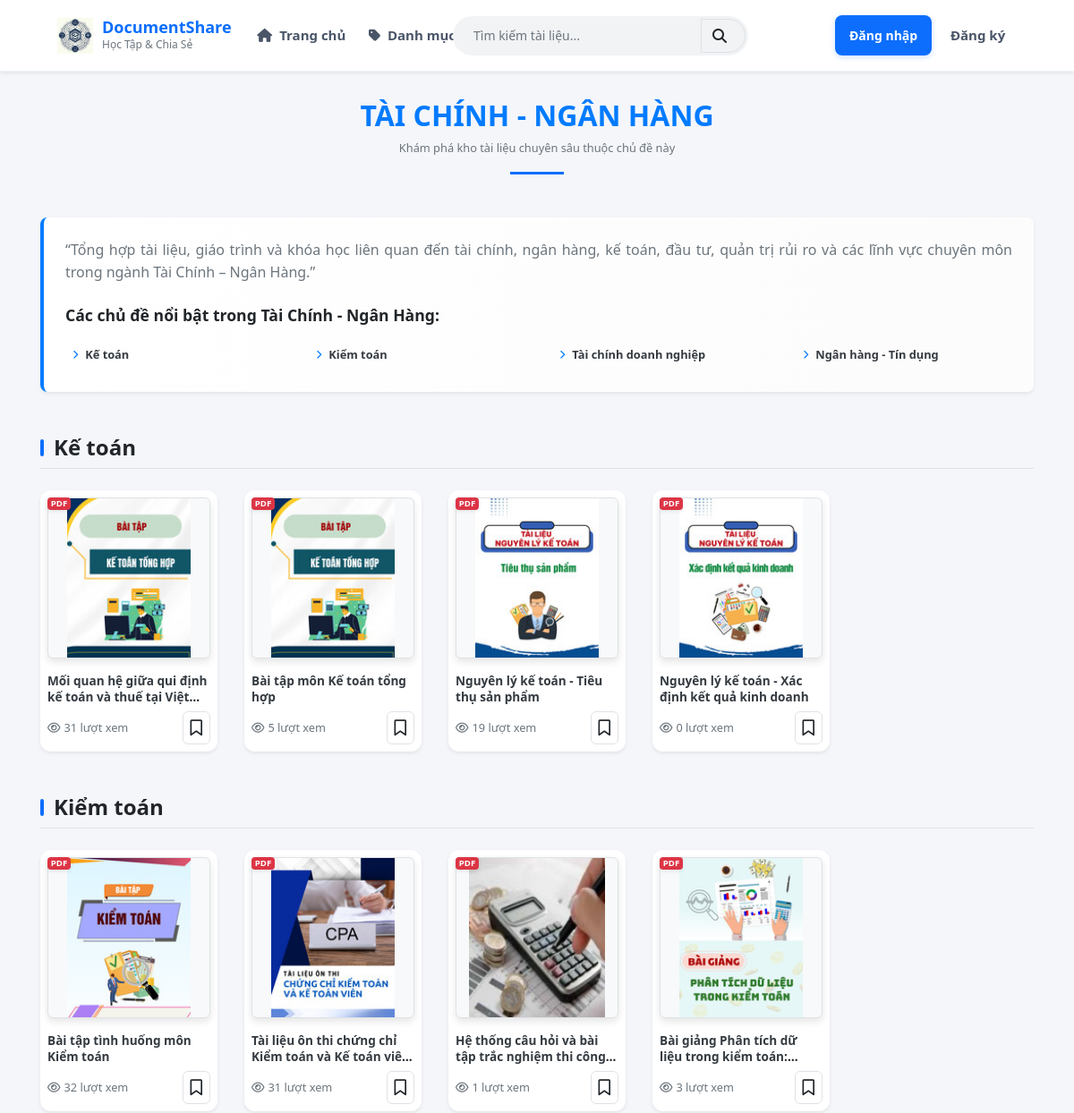
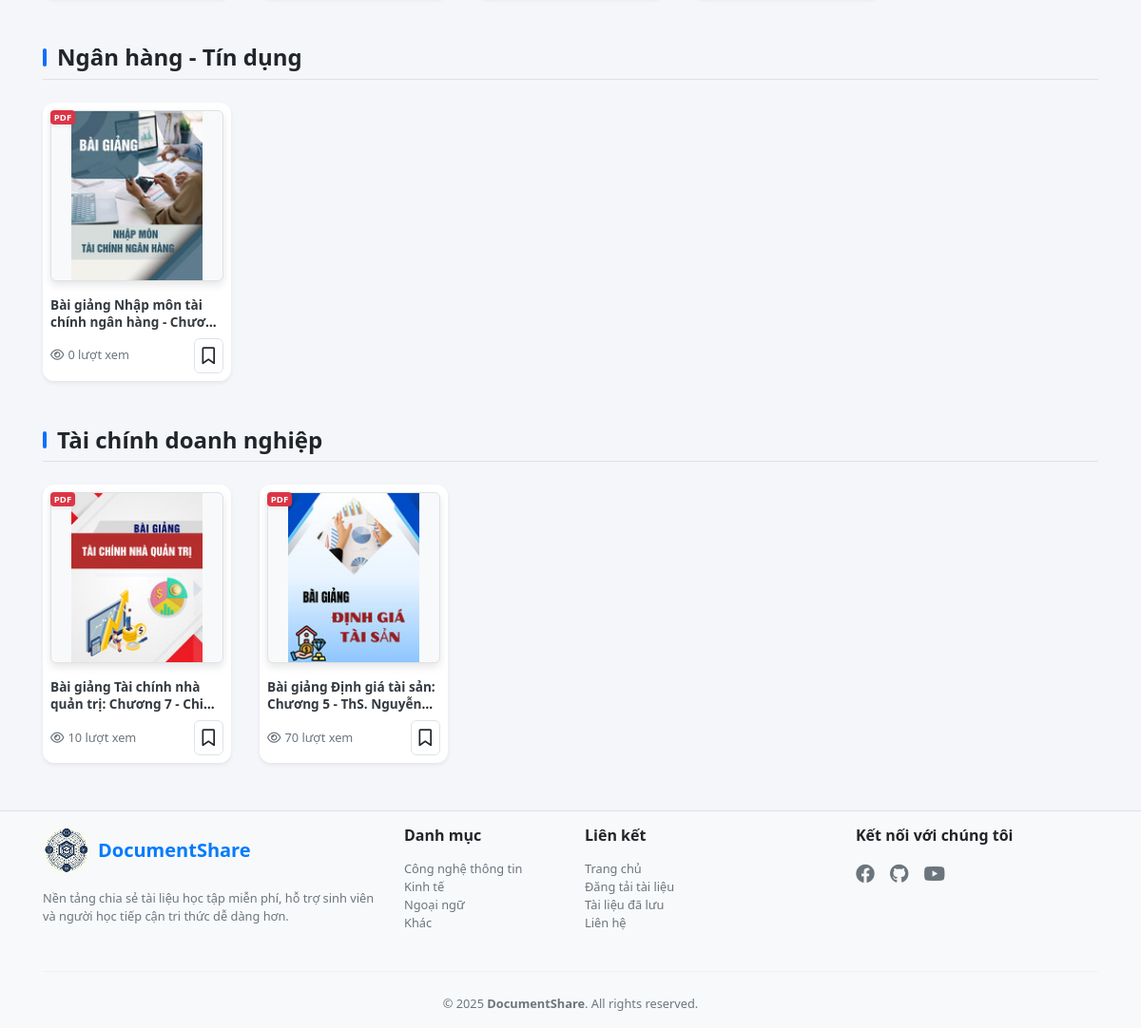
The page /category_detail.php?id=2 on the database as committed earlier (2 pictures, top to bottom).
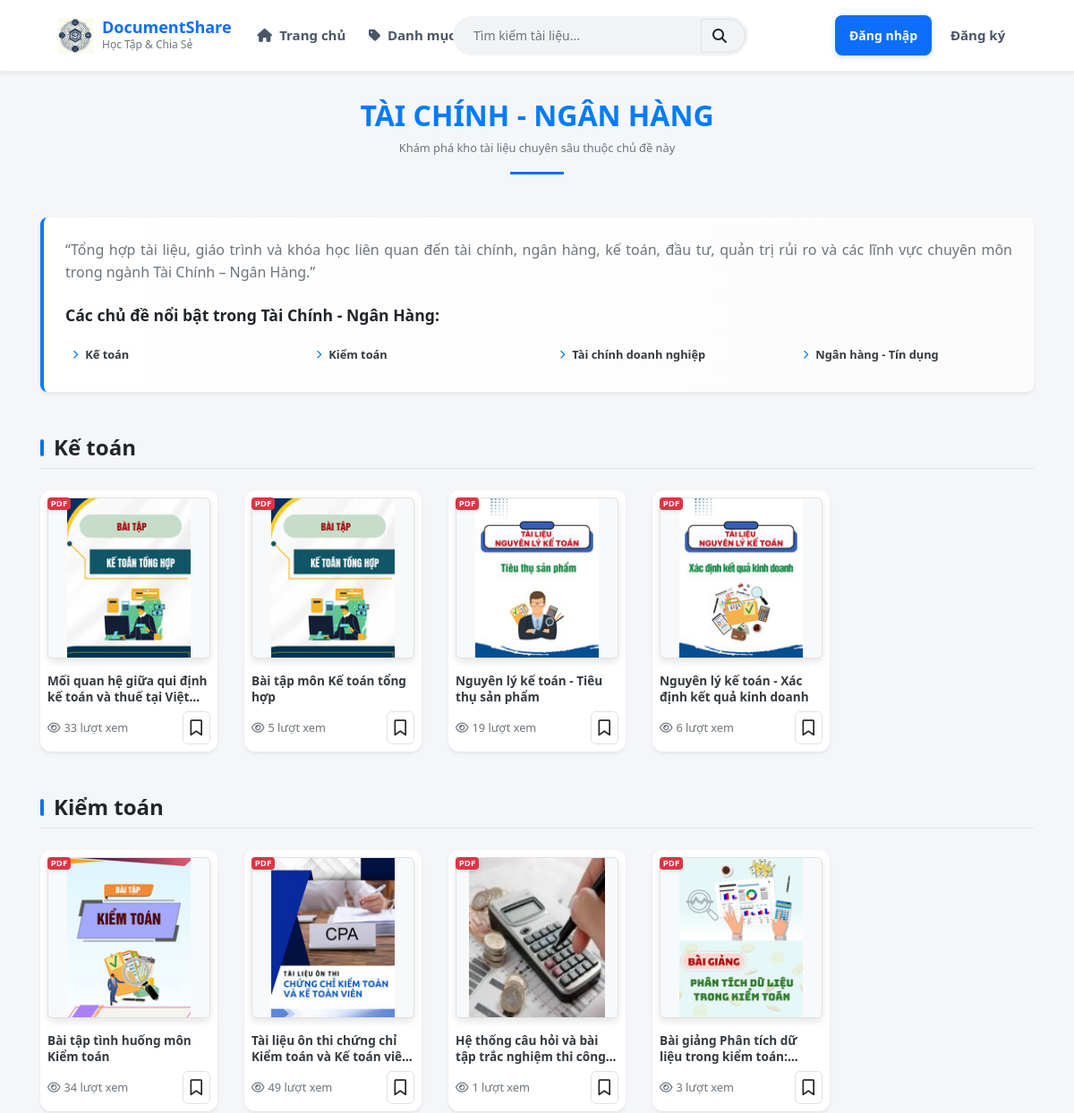
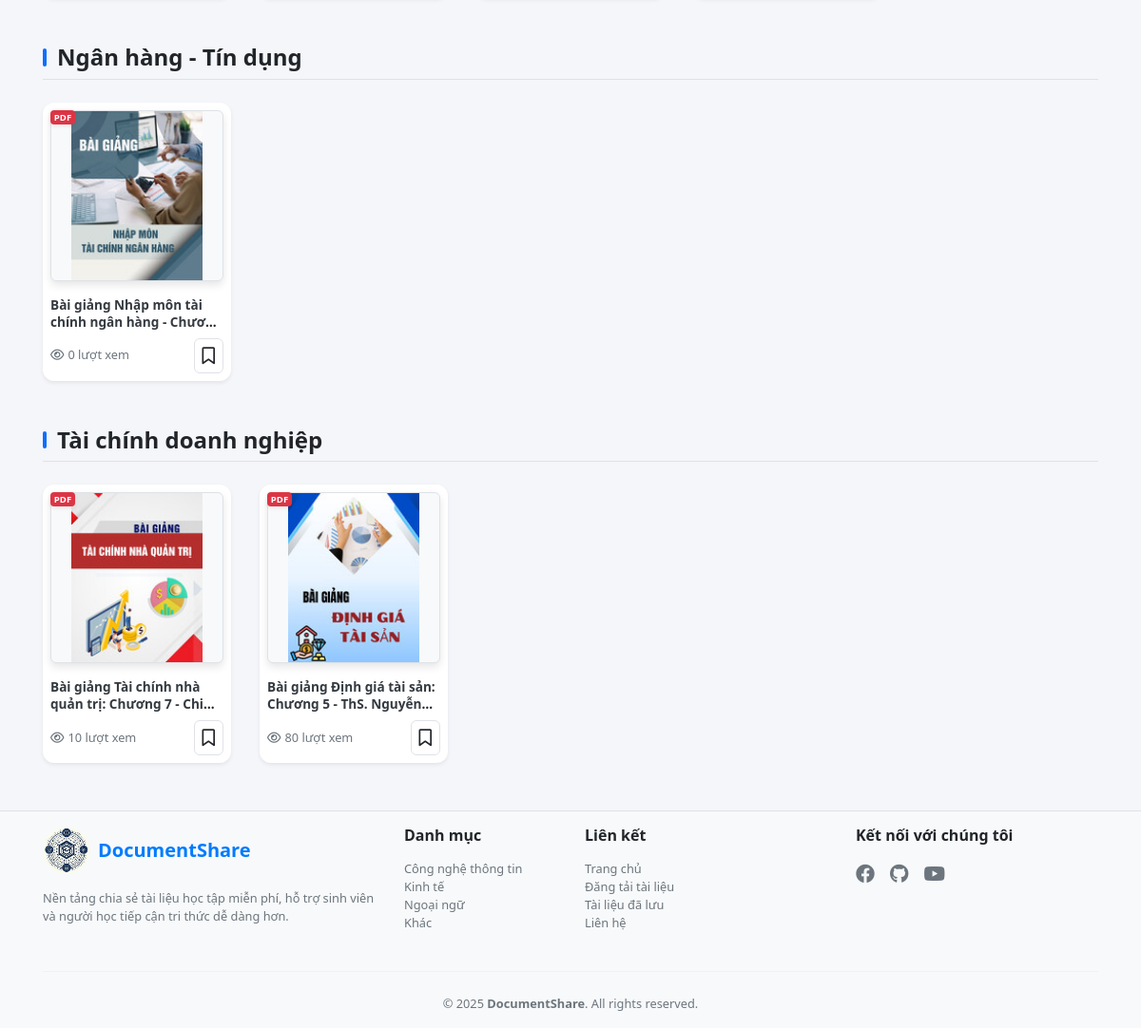
The same page on the database as committed later (2 pictures, top to bottom).
### tables this page shows
CREATE TABLE `categories` (
  `category_id` int(10) NOT NULL,
  `name` varchar(100) NOT NULL,
  `description` text NOT NULL,
  `image` varchar(255) DEFAULT NULL,
  `status` int(10) NOT NULL
);

CREATE TABLE `subcategories` (
  `subcategory_id` int(11) NOT NULL,
  `name` varchar(255) NOT NULL,
  `status` tinyint(1) NOT NULL DEFAULT 1,
  `category_id` int(10) NOT NULL
);

CREATE TABLE `documents` (
  `document_id` int(10) NOT NULL,
  `title` varchar(255) DEFAULT NULL,
  `description` text NOT NULL,
  `thumbnail` varchar(255) DEFAULT NULL,
  `file_path` varchar(255) DEFAULT NULL,
  `file_type` varchar(255) NOT NULL,
  `file_size` int(11) DEFAULT 0,
  `subcategory_id` int(10) NOT NULL,
  `status` enum('pending','approved','rejected') NOT NULL DEFAULT 'approved',
  `is_visible` tinyint(1) NOT NULL DEFAULT 0,
  `approved_at` datetime DEFAULT NULL,
  `approved_by` varchar(50) DEFAULT NULL,
  `username` varchar(50) DEFAULT NULL,
  `uploader_role` enum('admin','user') NOT NULL DEFAULT 'admin',
  `views` int(10) NOT NULL,
  `share_link` varchar(255) NOT NULL,
  `downloads` int(11) DEFAULT 0,
  `created_at` datetime NOT NULL DEFAULT current_timestamp(),
  `updated_at` datetime NOT NULL DEFAULT current_timestamp() ON UPDATE current_timestamp()
);

### category_detail.php (the view, shortened to what the rows shown need)
<?php
include "header.php";
$category_id = isset($_GET['id']) ? (int)$_GET['id'] : 0;
$sql_cate = "SELECT * FROM categories WHERE category_id = $category_id LIMIT 1";
$res_cate = mysqli_query($conn, $sql_cate);
$category = mysqli_fetch_assoc($res_cate);
$savedDocs = [];
$sql_sub = "SELECT * FROM subcategories WHERE category_id = $category_id AND status = 0 ORDER BY name ASC";
$res_sub = mysqli_query($conn, $sql_sub);
?>
<div class="container" style="margin-top: 110px; margin-bottom: 50px;">
    <div class="mb-5 text-center">
        <h2 class="fw-bold text-uppercase text-primary m-0"><?= htmlspecialchars($category['name']) ?></h2>
        <p class="text-muted small mt-2">Khám phá kho tài liệu chuyên sâu thuộc chủ đề này</p>
        <hr class="mx-auto" style="width: 60px; border-top: 3px solid #0d6efd; opacity: 1;">
    </div>
    <div class="category-info-section bg-white p-4 rounded-3 shadow-sm mb-5 border-start border-primary border-4">
        <div class="category-description mb-4">
            <p class="text-secondary" style="text-align: justify; line-height: 1.6;">
                <?= !empty($category['description']) ? nl2br(htmlspecialchars($category['description'])) : "Chào mừng bạn đến với kho tài liệu chuyên sâu thuộc chủ đề " . htmlspecialchars($category['name']) . ". Tại đây, chúng tôi cung cấp hàng ngàn tài liệu chọn lọc giúp bạn học tập và nghiên cứu hiệu quả." ?>
            </p>
        </div>
        <div class="subcategory-quick-list">
            <h5 class="fw-bold mb-3" style="font-size: 1.1rem;">
                Các chủ đề nổi bật trong <?= htmlspecialchars($category['name']) ?>:
            </h5>
            <div class="row row-cols-2 row-cols-md-4 g-3">
                <?php
                $res_sub_list = mysqli_query($conn, "SELECT subcategory_id, name FROM subcategories WHERE category_id = $category_id AND status = 0");
                while ($s_item = mysqli_fetch_assoc($res_sub_list)):
                ?>
                    <div class="col">
                        <a href="subcategory_detail.php?id=<?= $s_item['subcategory_id'] ?>" class="text-decoration-none text-dark d-flex align-items-center sub-link-item">
                            <i class="fa fa-chevron-right me-2 text-primary" style="font-size: 10px;"></i>
                            <span class="small fw-semibold"><?= htmlspecialchars($s_item['name']) ?></span>
                        </a>
                    </div>
                <?php endwhile; ?>
            </div>
        </div>
    </div>
    <?php
    while ($sub = mysqli_fetch_assoc($res_sub)):
        $sub_id = $sub['subcategory_id'];
        $sql_docs = "SELECT * FROM documents WHERE subcategory_id = $sub_id
                     AND status = 'approved' AND is_visible = 1
                     ORDER BY document_id DESC LIMIT 10";
        $res_docs = mysqli_query($conn, $sql_docs);
        if (mysqli_num_rows($res_docs) > 0):
    ?>
            <div class="subcategory-group mb-5">
                <div class="d-flex justify-content-between align-items-center mb-4 border-bottom pb-2">
                    <h4 class="sub-section-title fw-bold m-0"><?= htmlspecialchars($sub['name']) ?></h4>
                </div>
                <div class="row row-cols-1 row-cols-sm-2 row-cols-md-5 g-4">
                    <?php while ($row = mysqli_fetch_assoc($res_docs)):
                        $isSaved = in_array((int)$row['document_id'], $savedDocs);
                        $thumb = !empty($row['thumbnail']) ? './uploads/thumbnails/' . $row['thumbnail'] : './assets/img/default-document.jpg';
                        $file_ext = strtolower($row['file_type']);
                        $icon_class = ($file_ext === 'pdf') ? 'bg-danger' : 'bg-primary';
                    ?>
                        <div class="col">
                            <div class="card h-100 border-0 shadow-sm doc-card">
                                <div class="position-relative p-2">
                                    <span class="badge <?= $icon_class ?> position-absolute top-0 start-0 m-2 shadow-sm" style="font-size: 0.6rem;">
                                        <?= strtoupper($file_ext) ?>
                                    </span>
                                    <a href="document_detail.php?id=<?= $row['document_id'] ?>" class="text-decoration-none">
                                        <div class="doc-thumb rounded-2 border d-flex justify-content-center align-items-center bg-light">
                                            <img src="<?= $thumb ?>" alt="Document Cover">
                                        </div>
                                    </a>
                                </div>
                                <div class="card-body p-2 pt-0 d-flex flex-column">
                                    <h6 class="card-title fw-semibold text-truncate-2 mb-2" style="font-size: 0.85rem; line-height: 1.3;">
                                        <a href="document_detail.php?id=<?= $row['document_id'] ?>" class="text-decoration-none text-dark">
                                            <?= htmlspecialchars($row['title']) ?>
                                        </a>
                                    </h6>
                                    <div class="mt-auto d-flex justify-content-between align-items-center text-muted" style="font-size: 16px;">
                                        <div class="d-flex align-items-center gap-2">
                                            <span class="small"><i class="far fa-eye me-1"></i><?= number_format($row['views']) ?> lượt xem</span>
                                        </div>
                                        <button class="btn btn-light border btn-save p-1 px-2" data-id="<?= $row['document_id'] ?>" style="border-radius: 6px;">
                                            <i class="<?= $isSaved ? 'fas' : 'far' ?> fa-bookmark"></i>
                                        </button>
                                    </div>
                                </div>
                            </div>
                        </div>
                    <?php endwhile; ?>
                </div>
            </div>
    <?php
        endif;
    endwhile;
    ?>
</div>
<?php include "footer.php"; ?>

Rows that differ between the two databases and show on the page:
changed documents "Mối quan hệ giữa qui định kế toán và thuế tại…": views "31" → "33"
changed documents "Nguyên lý kế toán - Xác định kết quả kinh doanh": views "0" → "6"
changed documents "Bài tập tình huống môn Kiểm toán": views "32" → "34"
changed documents "Tài liệu ôn thi chứng chỉ Kiểm toán và Kế toán…": views "31" → "49"
changed documents "Bài giảng Định giá tài sản: Chương 5 - ThS.…": views "70" → "80"
